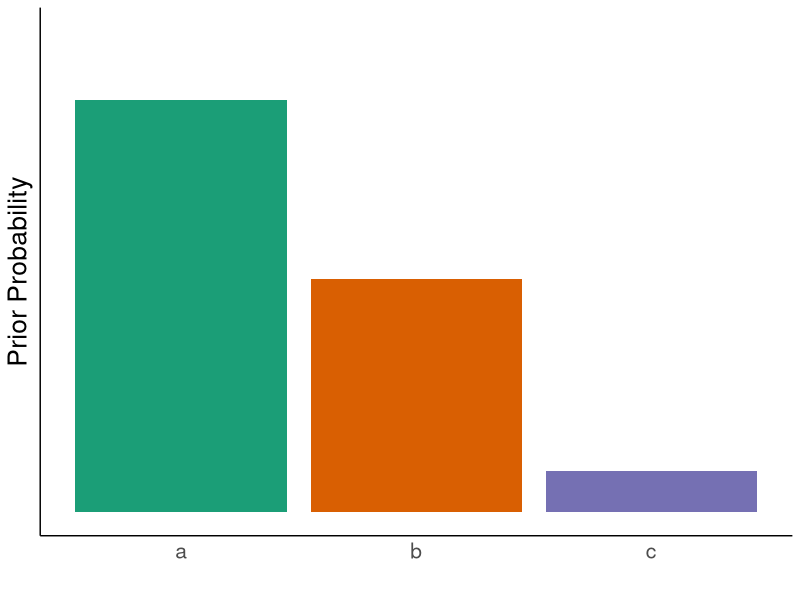
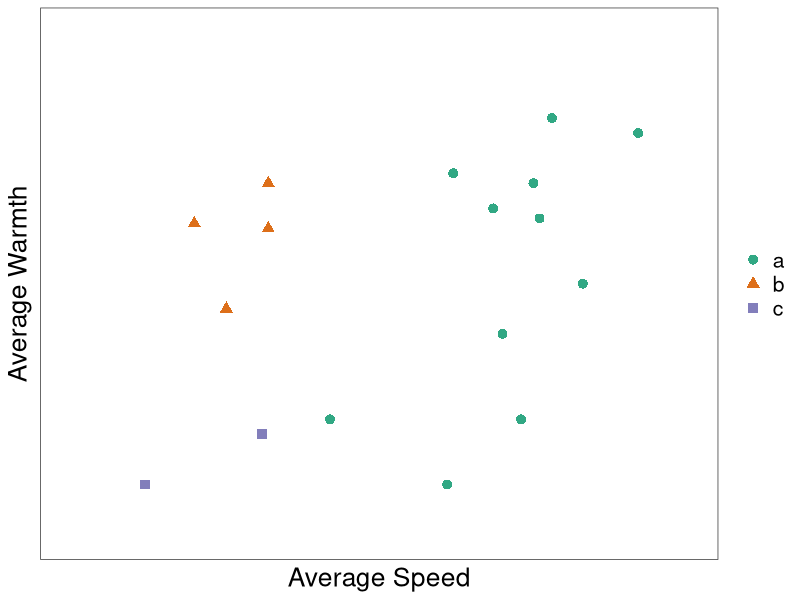
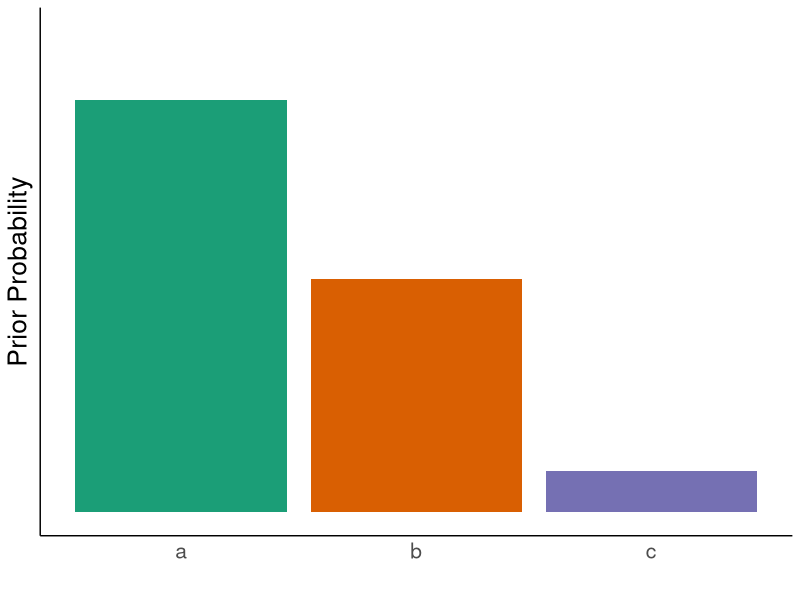
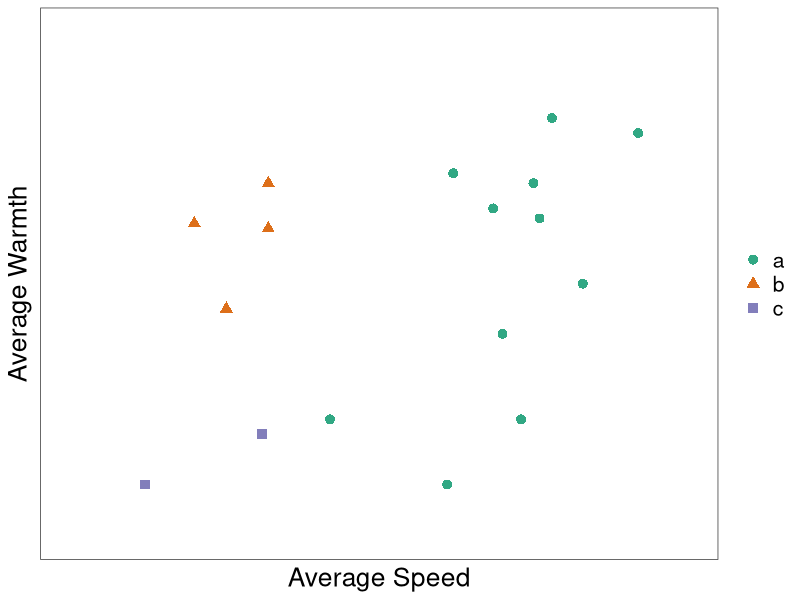

These figures' R source, in order:
## ---- chunk 1
library(dplyr)
library(tidyr)
library(ggplot2)
library(data.table)
library(patchwork)
library(parallel)
set.seed(2)
## ---- chunk 2
data.frame(source=c('a','b','c'),prior=c(0.6,0.34,0.06))%>% 
  ggplot(aes(x=source,y=prior,fill=source))+
  geom_col()+
  scale_y_continuous(limits = c(0,0.7))+
  ylab("Prior Probability")+
  xlab("")+
  theme_classic()+
  theme(legend.position = "none",
        text=element_text(size=19),
        axis.text.y = element_blank(),
        axis.ticks.x = element_blank(),
        axis.ticks.y = element_blank())+
  scale_fill_brewer(palette="Dark2")

ggsave(file="demo.pdf",width = 6,height = 3.8)
## ---- chunk 3
d1=data.frame(source='a',
              warmth=c(0.3,0.23,0.4,0.7,0.1,
                       0.42,0.8,0.23,0.76,0.5,
                       0.7,0.83,0.72,0.93,0.5,
                       0.52,0.63,0.65
                       ),
              speed=c(8,4.2,7,7.5,6.1,
                      4.43,9.2,7.3,8.1,6.6,
                      4,7.8,6.2,7.2,8.3,
                      6.2,7.6,6.85
                      )) #flash light
d2=data.frame(source='b',
              warmth=c(0.5,0.62,0.63,0.61,0.7,0.45,0.73,0.68),
              speed=c(1.2,2,3,3.2,3.2,2.52,4.3,2.23)) #helic
d3=data.frame(source='c',
              warmth=c(0.1,0.2),
              speed=c(1.2,3.1)) #ufo

d=rbind(d1,d2,d3) 

sort(d2$warmth)
sort(d2$speed)

d$picked= (d$warmth<=0.73 & d$warmth>=0.33) & (d$speed<=4.5 & d$speed>=1.20)
idx=which(d$picked)
for (k in 1:100){
  set.seed(k)
  d$or=sample(c(1:nrow(d)))
  if (max(d$or[idx])==max(d$or)){break}
}

d %>% 
  subset(or<18)%>%
  ggplot(aes(x=speed,y=warmth,color=source,shape=source))+
  geom_point(size=3,alpha=0.9)+
  theme_bw()+
  scale_x_continuous(limits = c(0,10))+
  scale_y_continuous(limits = c(0,1))+
  theme(panel.grid = element_blank())+
  scale_color_brewer(palette="Dark2")+
  ylab("Average Warmth")+
  xlab("Average Speed")+
  theme(legend.title  = element_blank(),
        text=element_text(size=19),
        axis.text = element_blank(),
        axis.ticks = element_blank())

ggsave(file="sample2.pdf",width = 4.5,height = 3.8)
